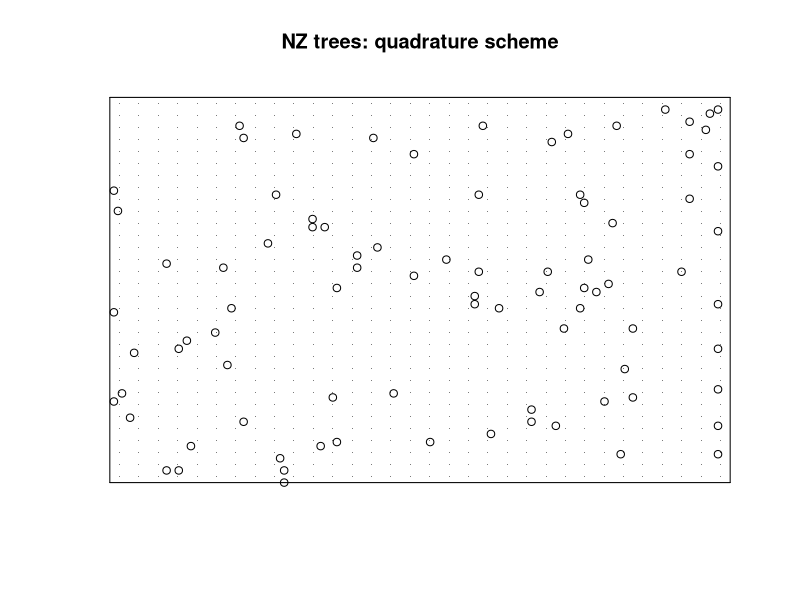
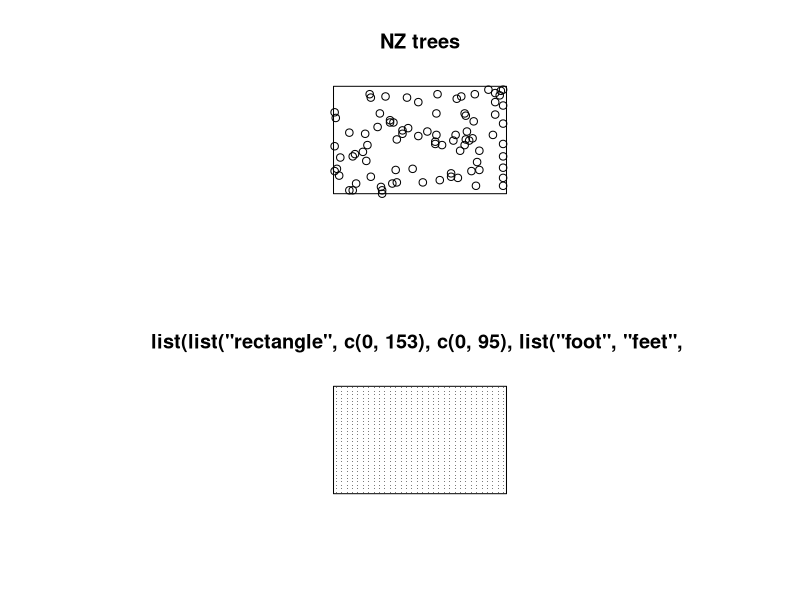

R code for these plots, in order:
library(spatstat)


### Name: plot.quad
### Title: Plot a Spatial Quadrature Scheme
### Aliases: plot.quad
### Keywords: spatial hplot

### ** Examples

   data(nztrees)
   Q <- quadscheme(nztrees)

   plot(Q, main="NZ trees: quadrature scheme")

   oldpar <- par(mfrow=c(2,1))
   plot(Q, main="NZ trees", dum=list(add=FALSE))
   par(oldpar)
